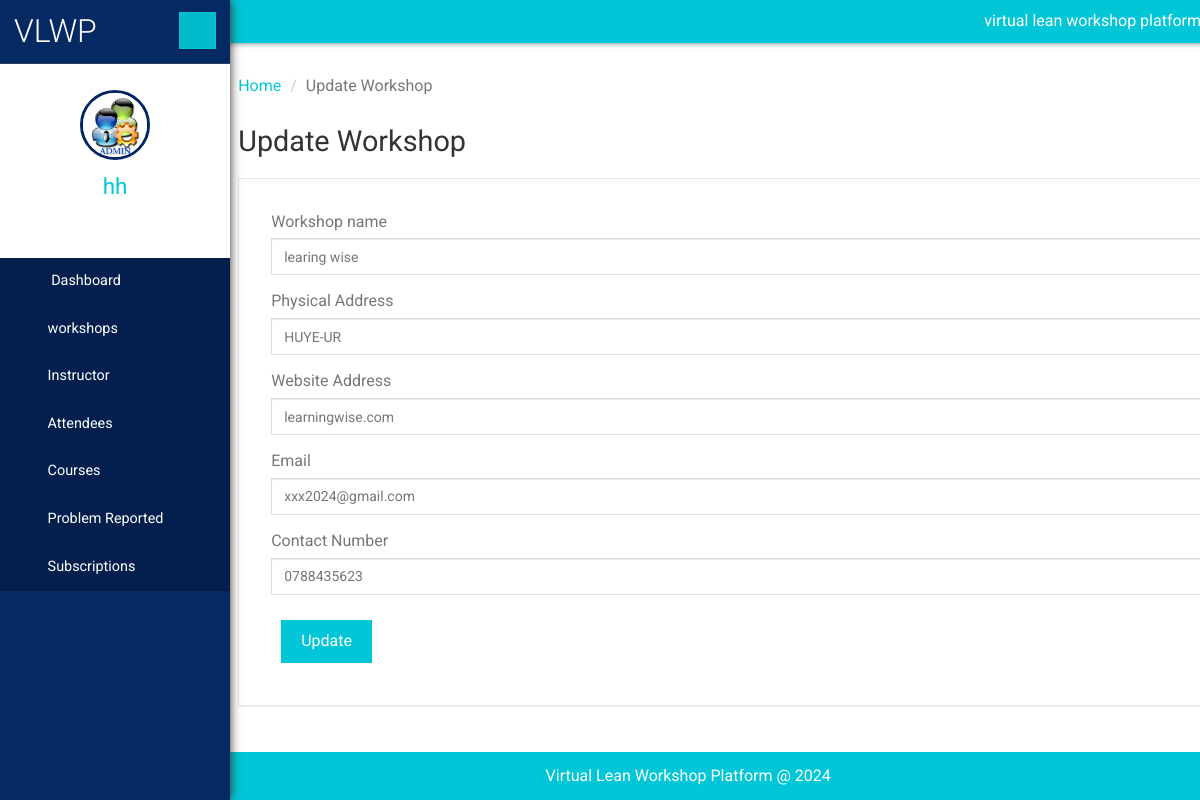
The page /admin/editWorskhopsDetails.php?editid=4 (signed in) on the database its author committed.
### tables this page shows
CREATE TABLE `workshop` (
  `wshopID` int(11) NOT NULL,
  `wname` varchar(50) DEFAULT NULL,
  `physical_addres` varchar(25) DEFAULT NULL,
  `url` varchar(50) DEFAULT NULL,
  `email` varchar(100) DEFAULT NULL,
  `phone` varchar(13) DEFAULT NULL,
  `password` varchar(255) NOT NULL,
  `created_at` timestamp NOT NULL DEFAULT current_timestamp(),
  `createdBy` varchar(20) NOT NULL,
  `updated_at` timestamp NOT NULL DEFAULT current_timestamp() ON UPDATE current_timestamp()
);

CREATE TABLE `users` (
  `usr_id` int(11) NOT NULL,
  `email` varchar(100) NOT NULL,
  `userName` varchar(30) DEFAULT NULL,
  `password` varchar(255) DEFAULT NULL,
  `createdBy` varchar(30) NOT NULL,
  `created_at` timestamp NOT NULL DEFAULT current_timestamp(),
  `updated_at` timestamp NOT NULL DEFAULT current_timestamp() ON UPDATE current_timestamp()
);

### admin/editWorskhopsDetails.php (the view, shortened to what this page needs)
<?php
include('includes/dbconnection.php');
?>
<!DOCTYPE HTML>
<html>
<head>
        <link href="css/bootstrap.min.css" rel='stylesheet' type='text/css'/>
        <link href="css/style.css" rel='stylesheet' type='text/css'/>
        <link href="css/font-awesome.css" rel="stylesheet">
        <link rel="stylesheet" href="css/icon-font.min.css" type='text/css'/>
</head>
<body>
    <div class="page-container">
        <div class="left-content">
            <div class="inner-content">
                <?php include_once('includes/header.php'); ?>
                <div class="outter-wp">
                    <div class="sub-heard-part">
                        <ol class="breadcrumb m-b-0">
                            <li><a href="dashboard.php">Home</a></li>
                            <li class="active">Update Workshop</li>
                        </ol>
                    </div>
                    <div class="forms-main">
                        <h2 class="inner-tittle">Update Workshop </h2>
                        <div class="graph-form">
                            <div class="form-body">
                                <form method="post">
                                    <?php
                                    $eid=$_GET['editid'];
                                    $sql="SELECT * FROM workshop WHERE wshopID=?";
                                    $stmt = $connection->prepare($sql);
                                    $stmt->bind_param("s", $eid);
                                    $stmt->execute();
                                    $result = $stmt->get_result();
                                    if ($result->num_rows > 0) {
                                        while ($row1 = $result->fetch_assoc()) {
                                            ?>
                                            <div class="form-group">
                                                <label for="exampleInputEmail1">Workshop name</label>
                                            <input type="text" name="wname" value="<?php echo $row1['wname']; ?>" class="form-control" required='true'>
                                            </div>
                                            <div class="form-group">
                                                <label for="exampleInputEmail1">Physical Address</label>
                                            <input type="text" name="address" value="<?php echo $row1['physical_addres']; ?>" class="form-control" required='true'>
                                            </div>
                                            <div class="form-group">
                                                <label for="exampleInputEmail1">Website Address</label>
                                            <input type="text" name="url" value="<?php echo $row1['url']; ?>" class="form-control" required='true'>
                                            </div>
                                            <div class="form-group">
                                                <label for="exampleInputEmail1">Email</label>
                                            <input type="text" name="email" value="<?php echo $row1['email']; ?>" class="form-control" required='true'>
                                            </div>
                                            <div class="form-group">
                                                <label for="exampleInputEmail1">Contact Number</label>
                                                <input type="text" name="phone" value="<?php echo $row1['phone']; ?>" class="form-control" required='true'>
                                            </div>
                                        <?php }
                                    } ?>
                                    <button type="submit" class="btn btn-default" name="submit" id="submit">Update</button>
                                </form>
                            </div>
                        </div>
                    </div>
                </div>
                <?php include_once('includes/footer.php'); ?>
            </div>
        </div>
        <?php include_once('includes/sidebar.php'); ?>
    </div>
</body>
</html>

### admin/includes/sidebar.php (shortened to what this page needs)
<?php
include('includes/dbconnection.php');
    $user = $_SESSION['user'];
    $stmt = $connection->prepare("SELECT * FROM users WHERE usr_id = ?");
    $stmt->bind_param("s", $user);
    $stmt->execute();
    $result = $stmt->get_result();
    if ($result->num_rows > 0) {
        $row = $result->fetch_assoc();
    }else{
    header("index.php");
    }
?>
 <div class="sidebar-menu">
    <header class="logo">
        <a href="#" class="sidebar-icon"> <span class="fa fa-bars"></span> </a> <a href="dashboard.php"> <span id="logo"> <h1>VLWP</h1></span>
        </a>
    </header>
    <div class="down">
        <a href="dashboard.php"><img src="images/images.jpg" height="70" width="70"></a>
        <a href="dashboard.php"><span class=" name-caret"><?php echo $row['userName']; ?></span></a>
        <ul>
            <li><a class="tooltips" href="admin-profile.php"><span>Profile</span><i class="lnr lnr-user"></i></a></li>
            <li><a class="tooltips" href="change-password.php"><span>Settings</span><i class="lnr lnr-cog"></i></a></li>
            <li><a class="tooltips" href="logout.php"><span>Log out</span><i class="lnr lnr-power-switch"></i></a></li>
        </ul>
    </div>
    <div class="menu">
        <ul id="menu" >
            <li><a href="dashboard.php"><i class="fa fa-tachometer"></i> <span>Dashboard</span></a></li>
            <li id="menu-academico" ><a href="#"><i class="fa fa-user"></i><span>workshops</span> <span class="fa fa-angle-right" style="float: right"></span></a>
            </li>
            <li id="menu-academico" ><a href="#"><i class="fa fa-user"></i><span>Instructor</span> <span class="fa fa-angle-right" style="float: right"></span></a>
            </li>
            <li id="menu-academico" ><a href="#"><i class="fa fa-user"></i><span>Attendees</span> <span class="fa fa-angle-right" style="float: right"></span></a>
            </li>
            <li id="menu-academico" ><a href="#"><i class="fa fa-file-text-o"></i><span>Courses</span> <span class="fa fa-angle-right" style="float: right"></span></a>
            </li>
            <li id="menu-academico" ><a href="#"><i class="fa fa-file-text-o"></i><span>Problem Reported</span> <span class="fa fa-angle-right" style="float: right"></span></a>
            </li>
             <li id="menu-academico" ><a href="#"><i class="fa fa-file-text-o"></i><span>Subscriptions</span> <span class="fa fa-angle-right" style="float: right"></span></a>
    </div>
</div>

### rows shown on the page
workshop: wname "learing wise", address "HUYE-UR", url "learningwise.com", email "xxx2024@gmail.com", phone "0788435623"
users: userName "hh"
